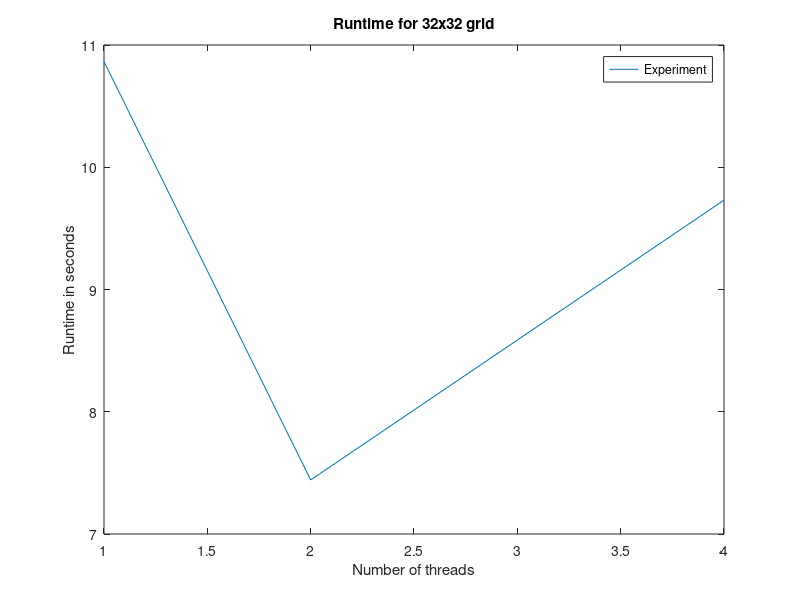

This chart was generated by the following MATLAB code:
%% Calculate 

numProc = [1,2,4];
runtime.proc1 = [11176, 10551];
runtime.proc2 = [7557, 7327];
runtime.proc4 = [9802, 9660];

n_proc = numel(numProc);

run = zeros(n_proc,1);

for ii=1:n_proc
    run(ii) = mean(getfield(runtime, ['proc',num2str(numProc(ii))]))*10^-3;
end

%% Plot runtime
hf_t = figure;
ha_t = axes(hf_t);
plot(ha_t, numProc, run);
title(ha_t, 'Runtime for 32x32 grid');
xlabel(ha_t, 'Number of threads');
ylabel(ha_t, 'Runtime in seconds');
legend(ha_t, 'Experiment');
print(hf_t, 'plot_runtime', '-dpng');